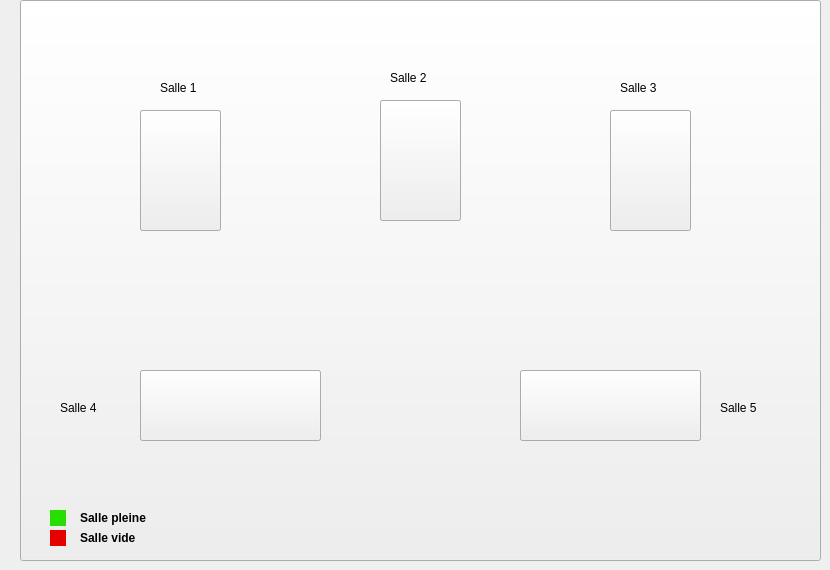
      <widget class="QWidget" name="tab">
       <attribute name="title">
        <string>Map</string>
       </attribute>
       <widget class="QPushButton" name="pushButton_map_2">
        <property name="geometry">
         <rect>
          <x>20</x>
          <y>0</y>
          <width>801</width>
          <height>561</height>
         </rect>
        </property>
        <property name="font">
         <font>
          <pointsize>9</pointsize>
          <weight>75</weight>
          <bold>true</bold>
         </font>
        </property>
        <property name="cursor">
         <cursorShape>ArrowCursor</cursorShape>
        </property>
        <property name="styleSheet">
         <string notr="true"/>
        </property>
        <property name="text">
         <string/>
        </property>
        <property name="icon">
         <iconset>
          <normaloff>../../../../../Downloads/smart court map extérieure .png</normaloff>../../../../../Downloads/smart court map extérieure .png</iconset>
        </property>
        <property name="iconSize">
         <size>
          <width>588</width>
          <height>847</height>
         </size>
        </property>
       </widget>
       <widget class="QPushButton" name="salle3_pleine">
        <property name="geometry">
         <rect>
          <x>610</x>
          <y>110</y>
          <width>81</width>
          <height>121</height>
         </rect>
        </property>
        <property name="text">
         <string/>
        </property>
        <property name="icon">
         <iconset>
          <normaloff>../../../../../Downloads/salle pleine 1.png</normaloff>../../../../../Downloads/salle pleine 1.png</iconset>
        </property>
        <property name="iconSize">
         <size>
          <width>1100</width>
          <height>115</height>
         </size>
        </property>
       </widget>
       <widget class="QPushButton" name="salle2_pleine">
        <property name="geometry">
         <rect>
          <x>380</x>
          <y>100</y>
          <width>81</width>
          <height>121</height>
         </rect>
        </property>
        <property name="text">
         <string/>
        </property>
        <property name="icon">
         <iconset>
          <normaloff>../../../../../Downloads/salle pleine 1.png</normaloff>../../../../../Downloads/salle pleine 1.png</iconset>
        </property>
        <property name="iconSize">
         <size>
          <width>1100</width>
          <height>115</height>
         </size>
        </property>
       </widget>
       <widget class="QPushButton" name="salle1_pleine">
        <property name="geometry">
         <rect>
          <x>140</x>
          <y>110</y>
          <width>81</width>
          <height>121</height>
         </rect>
        </property>
        <property name="text">
         <string/>
        </property>
        <property name="icon">
         <iconset>
          <normaloff>../../../../../Downloads/salle pleine 1.png</normaloff>../../../../../Downloads/salle pleine 1.png</iconset>
        </property>
        <property name="iconSize">
         <size>
          <width>1100</width>
          <height>115</height>
         </size>
        </property>
       </widget>
       <widget class="QPushButton" name="salle1_vide">
        <property name="geometry">
         <rect>
          <x>140</x>
          <y>110</y>
          <width>81</width>
          <height>121</height>
         </rect>
        </property>
        <property name="text">
         <string/>
        </property>
        <property name="icon">
         <iconset>
          <normaloff>../../../../../Downloads/salle vide 1.png</normaloff>../../../../../Downloads/salle vide 1.png</iconset>
        </property>
        <property name="iconSize">
         <size>
          <width>1100</width>
          <height>115</height>
         </size>
        </property>
       </widget>
       <widget class="QPushButton" name="salle2_vide">
        <property name="geometry">
         <rect>
          <x>380</x>
          <y>100</y>
          <width>81</width>
          <height>121</height>
         </rect>
        </property>
        <property name="text">
         <string/>
        </property>
        <property name="icon">
         <iconset>
          <normaloff>../../../../../Downloads/salle vide 1.png</normaloff>../../../../../Downloads/salle vide 1.png</iconset>
        </property>
        <property name="iconSize">
         <size>
          <width>1100</width>
          <height>115</height>
         </size>
        </property>
       </widget>
       <widget class="QPushButton" name="salle3_vide">
        <property name="geometry">
         <rect>
          <x>610</x>
          <y>110</y>
          <width>81</width>
          <height>121</height>
         </rect>
        </property>
        <property name="text">
         <string/>
        </property>
        <property name="icon">
         <iconset>
          <normaloff>../../../../../Downloads/salle vide 1.png</normaloff>../../../../../Downloads/salle vide 1.png</iconset>
        </property>
        <property name="iconSize">
         <size>
          <width>1100</width>
          <height>115</height>
         </size>
        </property>
       </widget>
       <widget class="QPushButton" name="salle4_vide">
        <property name="geometry">
         <rect>
          <x>140</x>
          <y>370</y>
          <width>181</width>
          <height>71</height>
         </rect>
        </property>
        <property name="text">
         <string/>
        </property>
        <property name="icon">
         <iconset>
          <normaloff>../../../../../Downloads/salle vide 3.png</normaloff>../../../../../Downloads/salle vide 3.png</iconset>
        </property>
        <property name="iconSize">
         <size>
          <width>200</width>
          <height>1100</height>
         </size>
        </property>
       </widget>
       <widget class="QPushButton" name="salle5_vide">
        <property name="geometry">
         <rect>
          <x>520</x>
          <y>370</y>
          <width>181</width>
          <height>71</height>
         </rect>
        </property>
        <property name="text">
         <string/>
        </property>
        <property name="icon">
         <iconset>
          <normaloff>../../../../../Downloads/salle vide 2.png</normaloff>../../../../../Downloads/salle vide 2.png</iconset>
        </property>
        <property name="iconSize">
         <size>
          <width>200</width>
          <height>1100</height>
         </size>
        </property>
       </widget>
       <widget class="QPushButton" name="salle4_pleine">
        <property name="geometry">
         <rect>
          <x>140</x>
          <y>370</y>
          <width>181</width>
          <height>71</height>
         </rect>
        </property>
        <property name="text">
         <string/>
        </property>
        <property name="icon">
         <iconset>
          <normaloff>../../../../../Downloads/salle pleine 3.png</normaloff>../../../../../Downloads/salle pleine 3.png</iconset>
        </property>
        <property name="iconSize">
         <size>
          <width>200</width>
          <height>1100</height>
         </size>
        </property>
       </widget>
       <widget class="QPushButton" name="salle5_pleine">
        <property name="geometry">
         <rect>
          <x>520</x>
          <y>370</y>
          <width>181</width>
          <height>71</height>
         </rect>
        </property>
        <property name="text">
         <string/>
        </property>
        <property name="icon">
         <iconset>
          <normaloff>../../../../../Downloads/salle pleine 2.png</normaloff>../../../../../Downloads/salle pleine 2.png</iconset>
        </property>
        <property name="iconSize">
         <size>
          <width>200</width>
          <height>1100</height>
         </size>
        </property>
       </widget>
       <widget class="QPushButton" name="pushButton_salle_200">
        <property name="geometry">
         <rect>
          <x>50</x>
          <y>510</y>
          <width>16</width>
          <height>16</height>
         </rect>
        </property>
        <property name="font">
         <font>
          <pointsize>9</pointsize>
          <weight>75</weight>
          <bold>true</bold>
         </font>
        </property>
        <property name="cursor">
         <cursorShape>PointingHandCursor</cursorShape>
        </property>
        <property name="styleSheet">
         <string notr="true">QPushButton{
	
	
background-color: qlineargradient(spread:pad, x1:0, y1:0, x2:1, y2:0, stop:0 rgba(40, 222, 0), stop:1 rgba(40, 222, 0));

border : none;
}
</string>
        </property>
        <property name="text">
         <string/>
        </property>
       </widget>
       <widget class="QPushButton" name="pushButton_salle_201">
        <property name="geometry">
         <rect>
          <x>50</x>
          <y>530</y>
          <width>16</width>
          <height>16</height>
         </rect>
        </property>
        <property name="font">
         <font>
          <pointsize>9</pointsize>
          <weight>75</weight>
          <bold>true</bold>
         </font>
        </property>
        <property name="cursor">
         <cursorShape>PointingHandCursor</cursorShape>
        </property>
        <property name="styleSheet">
         <string notr="true">QPushButton{
	
background-color: qlineargradient(spread:pad, x1:0, y1:0, x2:1, y2:0, stop:0 rgba(229, 0, 0), stop:1 rgba(229, 0, 0));

border : none;
}
</string>
        </property>
        <property name="text">
         <string/>
        </property>
       </widget>
       <widget class="QLabel" name="label_7_ahmed">
        <property name="geometry">
         <rect>
          <x>80</x>
          <y>510</y>
          <width>71</width>
          <height>16</height>
         </rect>
        </property>
        <property name="font">
         <font>
          <weight>75</weight>
          <bold>true</bold>
         </font>
        </property>
        <property name="text">
         <string>Salle pleine</string>
        </property>
       </widget>
       <widget class="QLabel" name="label_8_ahmed">
        <property name="geometry">
         <rect>
          <x>80</x>
          <y>530</y>
          <width>61</width>
          <height>16</height>
         </rect>
        </property>
        <property name="font">
         <font>
          <weight>75</weight>
          <bold>true</bold>
         </font>
        </property>
        <property name="text">
         <string>Salle vide</string>
        </property>
       </widget>
       <widget class="QLabel" name="label_9_ahmed">
        <property name="geometry">
         <rect>
          <x>160</x>
          <y>80</y>
          <width>56</width>
          <height>16</height>
         </rect>
        </property>
        <property name="text">
         <string>Salle 1</string>
        </property>
       </widget>
       <widget class="QLabel" name="label_10_ahmed">
        <property name="geometry">
         <rect>
          <x>390</x>
          <y>70</y>
          <width>56</width>
          <height>16</height>
         </rect>
        </property>
        <property name="text">
         <string>Salle 2</string>
        </property>
       </widget>
       <widget class="QLabel" name="label_11_ahmed">
        <property name="geometry">
         <rect>
          <x>620</x>
          <y>80</y>
          <width>56</width>
          <height>16</height>
         </rect>
        </property>
        <property name="text">
         <string>Salle 3</string>
        </property>
       </widget>
       <widget class="QLabel" name="label_12_ahmed">
        <property name="geometry">
         <rect>
          <x>60</x>
          <y>400</y>
          <width>56</width>
          <height>16</height>
         </rect>
        </property>
        <property name="text">
         <string>Salle 4</string>
        </property>
       </widget>
       <widget class="QLabel" name="label_13_ahmed">
        <property name="geometry">
         <rect>
          <x>720</x>
          <y>400</y>
          <width>56</width>
          <height>16</height>
         </rect>
        </property>
        <property name="text">
         <string>Salle 5</string>
        </property>
       </widget>
      </widget>
